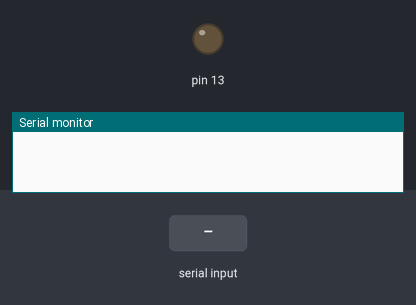
A sketch run on a simulated Arduino Uno, built with avr-gcc and run on an emulated ATmega328P. Parts: output pins drawn as LEDs (lit = HIGH), the last lines printed to the serial monitor. Inputs (shaded band) come from the test bench.

Above: at 1.2 s.
1.3 s: "1" received over Serial
At 1.8 s:
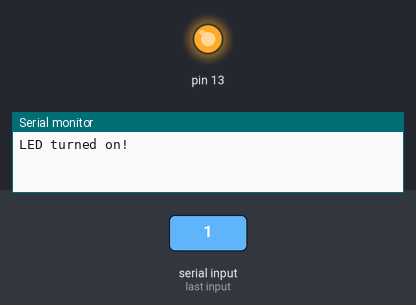
2.8 s: "0" received over Serial
At 4.1 s:
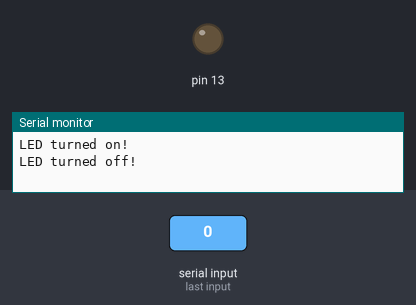
Timing chart, 0 to 5.8 s (numbered marks = the images above; inputs shaded):
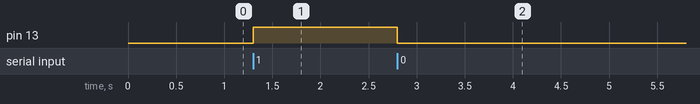

The sketch:

arduino_ide_serial.ino
```cpp
void setup() {
  pinMode(13,OUTPUT);
  digitalWrite(13,LOW);
  Serial.begin(9600); // Start serial at 9600 baud
}

void loop() {
  if (Serial.available()) {
    char c = Serial.read();
    // Serial.print("Echo: ");
    if(c=='1'){
      digitalWrite(13,HIGH);
      Serial.println("LED turned on!");
    }else if(c=='0'){
      digitalWrite(13,LOW);
      Serial.println("LED turned off!");
    }else{
      Serial.println("Unknown Command.");
    }
  }
}
```

Measured:
- after the input at 1.3 s, pin 13: LOW → HIGH at once
- after the input at 2.8 s, pin 13: HIGH → LOW at once
